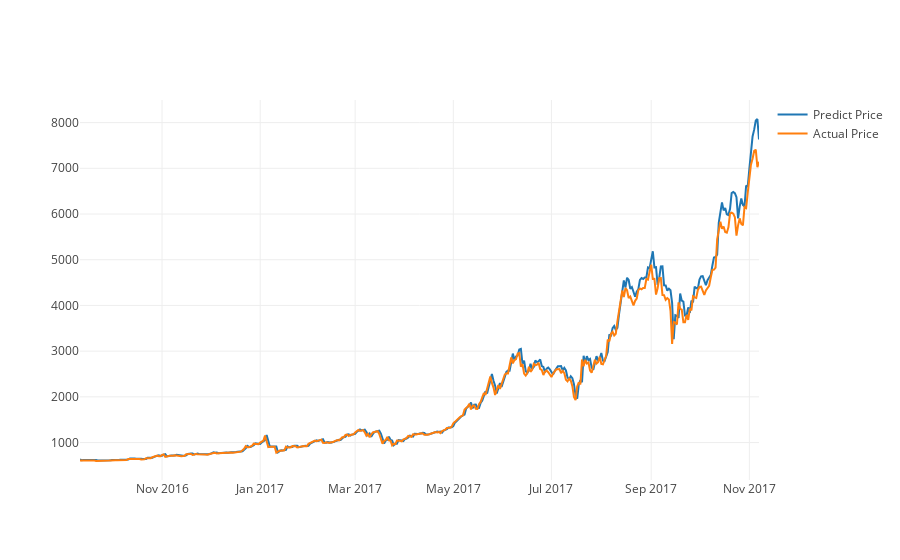

Write notebook code for a chart like this one.
### Code cell
predictDates = df.tail(len(testX)).index
testY_reshape = testY_inverse.reshape(len(testY_inverse))
yhat_reshape = yhat_inverse.reshape(len(yhat_inverse))
actual_chart = go.Scatter(x=predictDates, y=testY_reshape, name= 'Actual Price')
predict_chart = go.Scatter(x=predictDates, y=yhat_reshape, name= 'Predict Price')
py.iplot([predict_chart, actual_chart])

### Figure 1 — Plotly figure (JSON) as saved in the notebook; plotly's stock layout.template omitted (floating-point values rounded to 4 significant figures; data arrays with more than 128 entries replaced by an {"elided": "..."} marker saying what was removed)
{"data": [{"name": "Predict Price", "type": "scatter", "x": {"elided": "423 str values"}, "y": {"elided": "423 float values"}}, {"name": "Actual Price", "type": "scatter", "x": {"elided": "423 str values"}, "y": {"elided": "423 float values"}}], "layout": {}}
